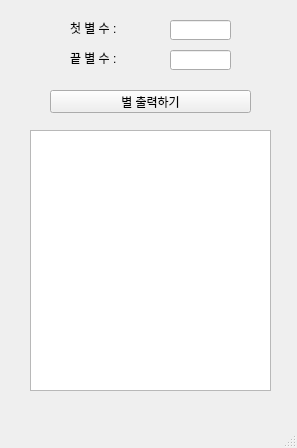
<?xml version="1.0" encoding="UTF-8"?>
<ui version="4.0">
 <class>MainWindow</class>
 <widget class="QMainWindow" name="MainWindow">
  <property name="geometry">
   <rect>
    <x>0</x>
    <y>0</y>
    <width>297</width>
    <height>448</height>
   </rect>
  </property>
  <property name="windowTitle">
   <string>MainWindow</string>
  </property>
  <widget class="QWidget" name="centralwidget">
   <widget class="QLabel" name="lbl1">
    <property name="geometry">
     <rect>
      <x>70</x>
      <y>20</y>
      <width>101</width>
      <height>16</height>
     </rect>
    </property>
    <property name="text">
     <string>첫 별 수 :</string>
    </property>
   </widget>
   <widget class="QPushButton" name="pb">
    <property name="geometry">
     <rect>
      <x>50</x>
      <y>90</y>
      <width>201</width>
      <height>23</height>
     </rect>
    </property>
    <property name="text">
     <string>별 출력하기</string>
    </property>
   </widget>
   <widget class="QLineEdit" name="le1">
    <property name="geometry">
     <rect>
      <x>170</x>
      <y>20</y>
      <width>61</width>
      <height>20</height>
     </rect>
    </property>
   </widget>
   <widget class="QTextEdit" name="te">
    <property name="geometry">
     <rect>
      <x>30</x>
      <y>130</y>
      <width>241</width>
      <height>261</height>
     </rect>
    </property>
   </widget>
   <widget class="QLineEdit" name="le2">
    <property name="geometry">
     <rect>
      <x>170</x>
      <y>50</y>
      <width>61</width>
      <height>20</height>
     </rect>
    </property>
   </widget>
   <widget class="QLabel" name="lbl2">
    <property name="geometry">
     <rect>
      <x>70</x>
      <y>50</y>
      <width>101</width>
      <height>16</height>
     </rect>
    </property>
    <property name="text">
     <string>끝 별 수 :</string>
    </property>
   </widget>
  </widget>
  <widget class="QMenuBar" name="menubar">
   <property name="geometry">
    <rect>
     <x>0</x>
     <y>0</y>
     <width>297</width>
     <height>21</height>
    </rect>
   </property>
  </widget>
  <widget class="QStatusBar" name="statusbar"/>
 </widget>
 <resources/>
 <connections/>
</ui>
